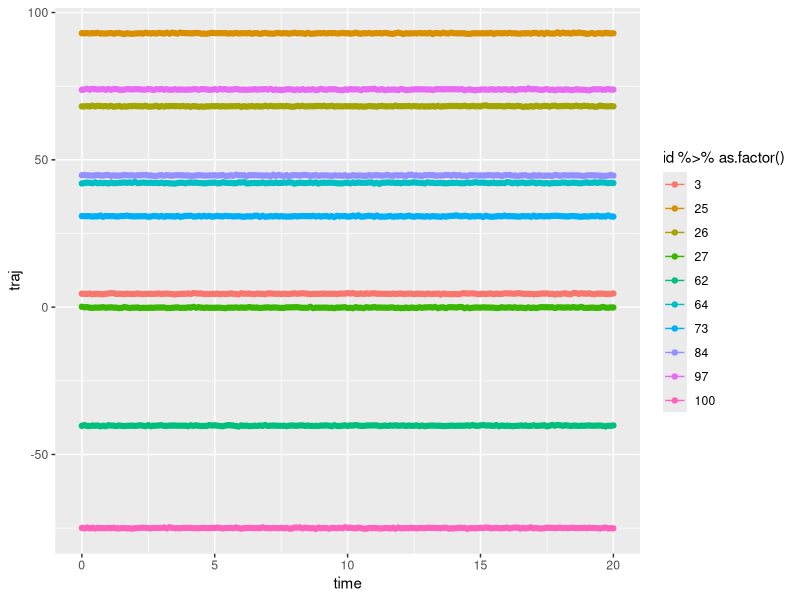
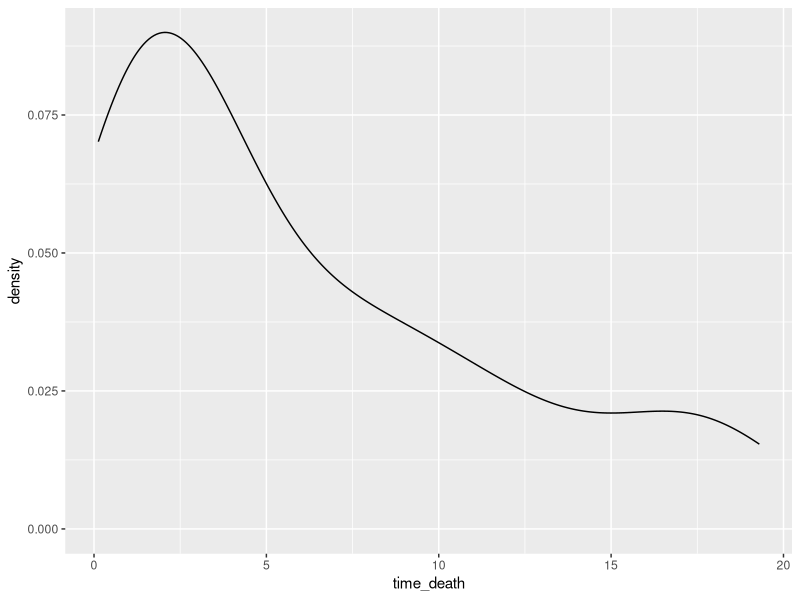
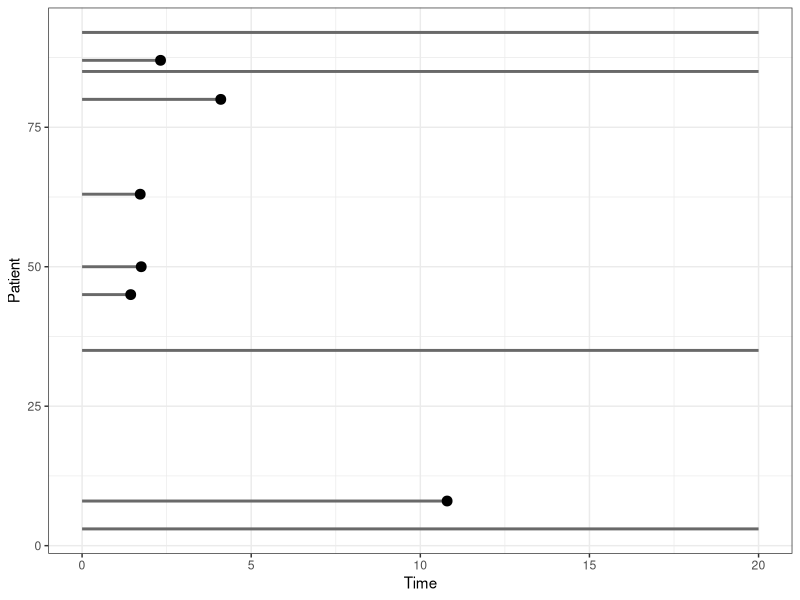
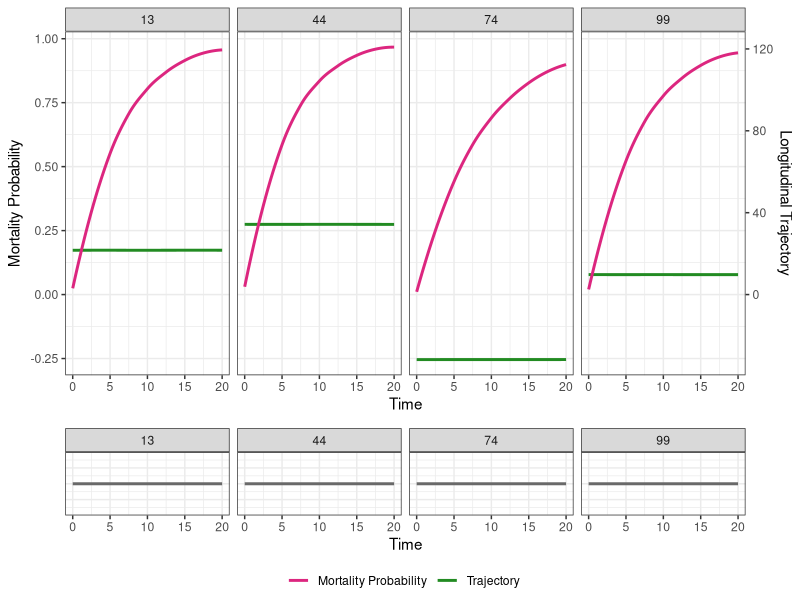
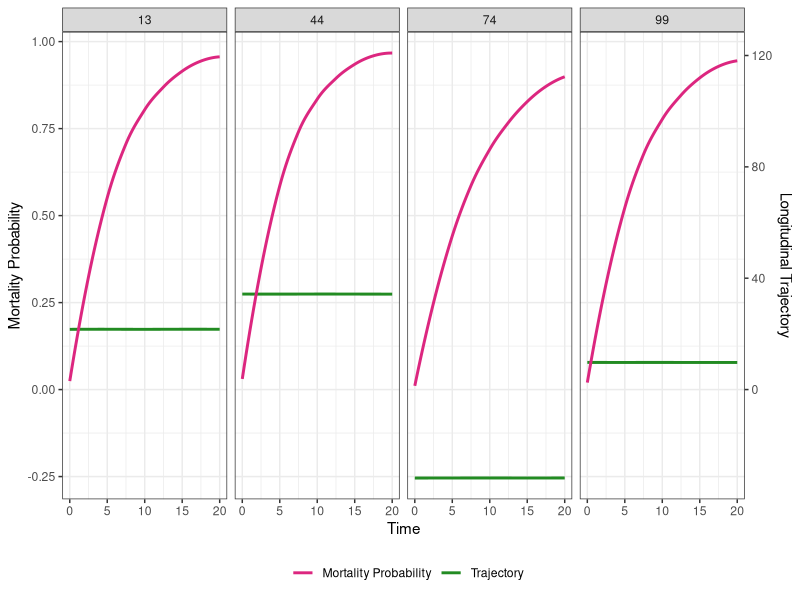
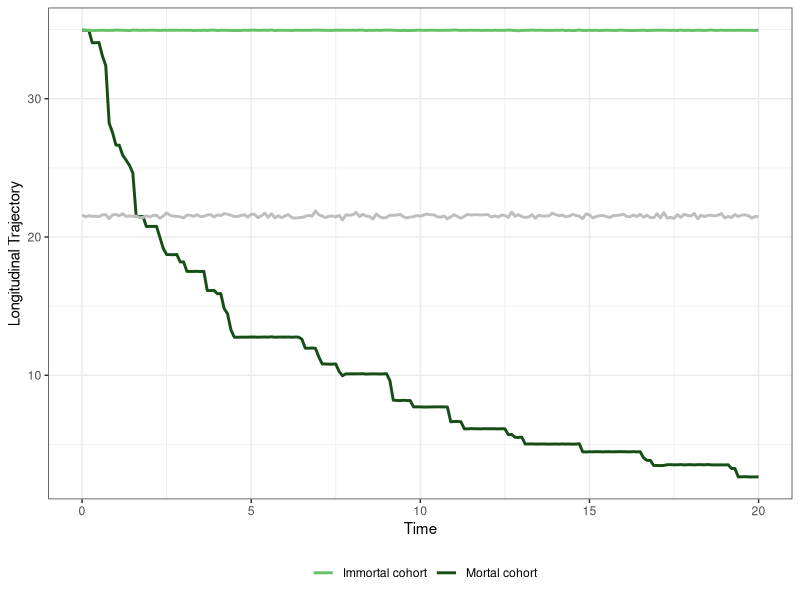
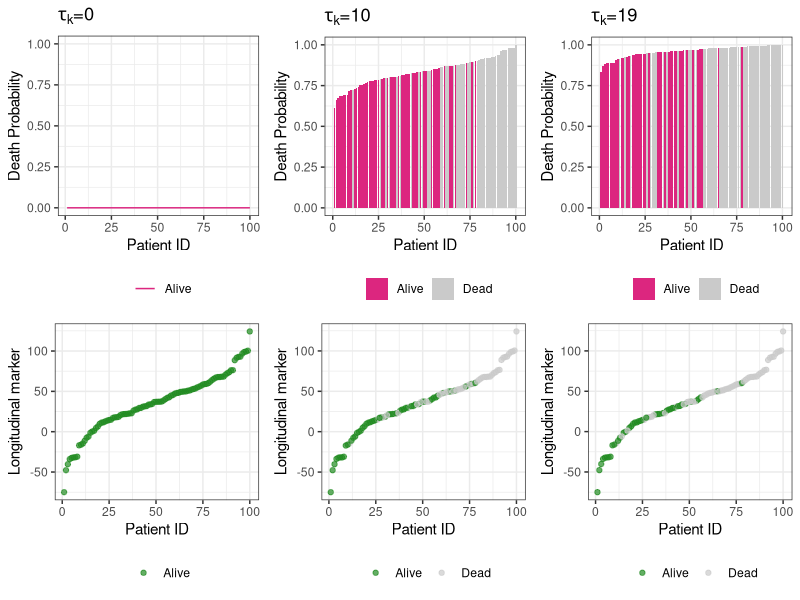
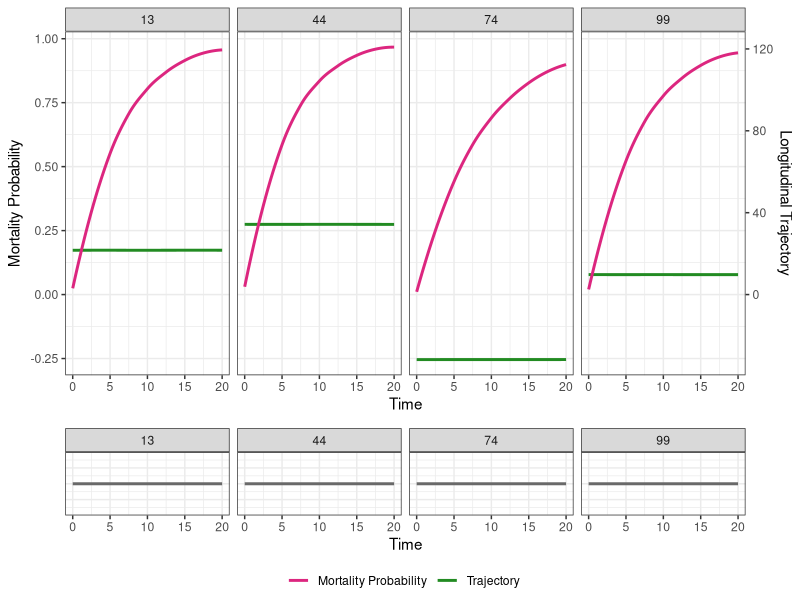

These figures' R source, in order: (Note: this script raises an error after producing the figures.)
####### DISCRETE TIME LONGITUDINAL TRAJECTORY MODEL #######

# Library -----------------------------------------------------------------
library(ggplot2)
library(tidyverse)
library(rlist)
library(ggpubr)

# discrete time partition
truncation_time <- 20
granularity <- 10

# sample size
n <- 100

# simulation time period
time_sequence <- seq(0, truncation_time, by = 0.1)


set.seed(1234)


# Functions ---------------------------------------------------------------
mean_trend <- function(t) {
  t * 0.2
}

expit <- function(mu) {
  exp(mu) / (1 + exp(mu))
}

long_traj <- function(x, t, beta, n, has_trend = 0) {
  rnorm(n = n,
        mean = has_trend * mean_trend(t) + x %*% beta,
        sd = 0.1)
}

# Data Simulation ---------------------------------------------------------
time_partition <- seq(1, truncation_time,
                      by = granularity)

# baseline covariates
X <- matrix(c(rep(1, n),
              rnorm(n, mean = 0, sd = 1),
              rnorm(n, mean = 0, sd = 1)),

            nrow = n, ncol = 3, byrow = FALSE)

# Simulation longitudinal trajectory
beta_traj <- c(30, -25, 25)

traj <- list()
j <- 1
for (t in time_sequence) {
  traj[[j]] <- data.frame(id = seq(1, n),
                          time = time_sequence[j],
                          traj = long_traj(X, t, beta_traj, n = n))

  j <- j + 1
}

traj_df <- list.rbind(traj)

ggplot(data = traj_df %>% filter(id %in% sample(seq(1, n), 10)),
       aes(x = time,
           y = traj,
           group = id,
           color = id %>% as.factor())) +
  geom_point() +
  geom_line()



# Simulation event time for death
# Exponential distribution
# global parameters
# beta_death <- c(25, 15, -11, 25)

beta_death <- c(-5.5, 0.2, -0.2, 2)

# local parameters for each time partition subset
# loc_beta <- runif(n = length(time_sequence),
#                   min = -2, max = 2)
loc_beta <- runif(n = length(time_sequence),
                      min = -0.5, max = 0.5)

# data_death <- data.frame(id = seq(1, n),
#                          time = rep(NA, n))
data_death <- data.frame(id = seq(1, n),
                         dead = rep(0, n),
                         time = rep(NA, n))

for (j in seq(1, length(time_sequence) - 1)) {
  long_X <- (traj[[j]]$traj - mean(traj[[j]]$traj)) / sd(traj[[j]]$traj)
  x <- cbind(X, long_X)

  delta_death <- rbinom(n = n, size = 1,
                        prob = expit(x %*% beta_death + loc_beta[j] * long_X))

  # time of death uniformly over time partition interval
  time_death_delta <- runif(n = n,
                            min = time_sequence[j],
                            max = time_sequence[j+1])

  # time_death_delta <-  time_sequence[j] + rexp(n = n,
  #                                              rate = 1 / abs(x %*% beta_death + loc_beta[j] * long_X))

  data_death <- data_death %>%
    mutate(dead = delta_death) %>%
    mutate(time = case_when(is.na(time) & (delta_death == 1) ~ time_death_delta,
                            !is.na(time) ~ time,
                            .default = NA))

    # mutate(prelim_time = time_death_delta) %>%
    # mutate(time = case_when(is.na(time) & (prelim_time <= time_sequence[j + 1]) ~ prelim_time,
    #                         !is.na(time) ~ time,
    #                      .default = NA))
}

data_death <- data_death %>%
  dplyr::select(id, time) %>%
  mutate(time = ifelse(is.na(time), truncation_time + 1, time)) %>%
  group_by(id) %>%
  mutate(time_death = min(time, truncation_time),
         delta_death = time <= truncation_time)


data_death$delta_death %>% table()
data_death$time_death %>% range()

ggplot(data = data_death %>% filter(delta_death == 1),
       aes(x = time_death)) +
  geom_density()


# cumulative hazard
cum_haz <- 0
cum_prob_survival <- 1

# trajectory up to death
traj_death <- list()

# probability
P <- list()
P[[1]] <- data.frame(id = seq(1, n),
                     time = time_sequence[1],
                     delta_death = 0,
                     surv_prob = 1)

# landmarking style
for (j in seq(1, length(time_sequence) - 1)) {
#
#   # longitudinal value at landmarking time point
#   traj_death[[j]] <-  traj[[j]] %>%
#     mutate(traj_trunc = ifelse(data_death$time_death >= time_sequence[j], traj, NA),
#            delta_death = ifelse(data_death$time_death > time_sequence[j], 0, 1))

  # Design matrix
  long_X <- (traj[[j]]$traj - mean(traj[[j]]$traj)) / sd(traj[[j]]$traj)
  x <- cbind(X, long_X)

  # probability for death
  prob_death <- 1 - exp(-(1 / abs(x %*% beta_death + loc_beta[j] * long_X)) %*% (time_sequence[t + 1] - time_sequence[t]))

  cum_prob_survival <- cum_prob_survival * (1 - prob_death)


  P[[j + 1]] <- data.frame(id = seq(1, n),
                       time = time_sequence[j + 1],
                       delta_death = ifelse(data_death$time_death > time_sequence[j], 0, 1),
                       surv_prob = cum_prob_survival)
}

# format to data frame
P_df <- list.rbind(P)

res_df <- inner_join(traj_df,
                     P_df,
                     by = c("id", "time"))


# Occurrence --------------------------------------------------------------
# Create a plot with vertical lines and points
ggplot(data_death[sample(seq(1, n), 10), ],
       aes(x = time,
           y = id)) +
  geom_segment(aes(x = 0,
                   xend = pmin(time, truncation_time),
                   y = id,
                   yend = id),
               color = "#696969", size = 1) +
  geom_point(size = 3) +
  xlim(c(0, truncation_time)) +
  labs(x = "Time",
       y = "Patient",
       color = "") +
  theme_bw() +
  theme(legend.position = "bottom")


# Visualize trajectory and mortality --------------------------------------
# identify good example patients
P_df %>%
  group_by(id) %>%
  summarize(min(surv_prob %>% na.omit()))
P_df %>% filter(delta_death == 1)
P_df %>% filter(delta_death == 0 & time == truncation_time)


example_ind <- c(13, 74, 44, 99)

# scaling for visualization
scale_factor <- traj_df$traj %>%
  na.omit() %>%
  max() %>%
  ceiling()

g1 <- ggplot() +
  geom_smooth(data = traj_df %>%
                filter(id %in% example_ind) %>%
                na.omit(),
              aes(x = time,
                  y = traj / scale_factor,
                  color = "Trajectory"),
              se = F) +
  geom_smooth(data = P_df %>%
                filter(id %in% example_ind),
              aes(x = time,
                  y = 1 - surv_prob,
                  color = "Mortality Probability"),
              se = F) +
  # geom_vline(data = data_death[example_ind, ],
  #            mapping = aes(xintercept = ifelse(time <= truncation_time, time, NA)),
  #            color = "black",
  #            size = 1, linetype = "dashed") +
  scale_y_continuous(
    name = "Mortality Probability",
    sec.axis = sec_axis(~ . * scale_factor, name = "Longitudinal Trajectory"),
    # limits = c(0, 1)
  ) +
  scale_color_manual(values = c("Trajectory" = "forestgreen",
                                "Mortality Probability" = "#DC267F")) +
  labs(x = "Time",
       y = "Patient",
       color = "") +
  theme_bw() +
  theme(legend.position = "bottom") +
  facet_grid(~ id)


g2 <- ggplot(data_death[example_ind, ],
             aes(x = time,
                 y = 1)) +
  geom_segment(aes(x = 0,
                   xend = pmin(time, truncation_time),
                   y = 1,
                   yend = 1),
               color = "#696969", size = 1) +
  geom_point(size = 3) +
  xlim(c(0, truncation_time)) +
  labs(y = "",
       x = "Time") +
  theme_bw() +
  theme(legend.position = "bottom",
        axis.text.y = element_blank(),  # Remove y-axis text
        axis.ticks.y = element_blank(),  # Remove y-axis ticks
        axis.title.y = element_blank(),   # Remove y-axis title
        axis.title.y.right = element_blank() # Remove secondary y-axis title
  ) +
  facet_grid(~ id)


ggarrange(g1, g2,
          ncol = 1, nrow = 2,
          common.legend = TRUE,
          legend = "bottom",
          heights = c(3, 1),
          align = "v")

ggsave("Grant/joint_traj.pdf",
       height = 10, width = 20, unit = "cm")

g1
ggsave("Grant/joint_traj_only.pdf",
       height = 10, width = 20, unit = "cm")


# Population average for mortal and immortal cohort -----------------------

res_df %>%
  filter(time == 0) %>%
  summarize(traj = mean(traj),
            traj_delta = mean(traj * (1 - delta_death)))

res_df %>%
  filter(time == 0 & traj > 20 & traj < 30)


traj_mortal_immortal <- res_df %>%
  group_by(time) %>%
  summarize(mean_mortal = mean(traj * (1 - delta_death)),
            mean_immortal = mean(traj))

g_mean <- ggplot(data = traj_mortal_immortal) +
  geom_line(aes(x = time,
                y = mean_mortal,
                color = "Mortal cohort"),
            linewidth = 1) +
  geom_line(aes(x = time,
                y = mean_immortal,
                color = "Immortal cohort"),
            linewidth = 1) +
  geom_line(data = res_df %>%
              filter(id == 6),
            aes(x = time,
            y = traj),
            color = "gray",
            linewidth = 1) +
  theme_bw() +
  theme(legend.position = "bottom") +
  labs(y = "Longitudinal Trajectory",
       x = "Time",
       color = "") +
  scale_color_manual(values = c("Immortal cohort" = "#66C266",
                                "Mortal cohort" = "#154F15"))

g_mean


# Heterogeneity -----------------------------------------------------------
# according to PIPER-ICD grant

# order according to longitudinal marker at time 0
ordering_t0 <- res_df %>%
  filter(time == 0) %>%
  pull(traj) %>%
  rank()

res_df <- res_df %>%
  group_by(time) %>%
  mutate(id_ordered = ordering_t0)

# at time point 0
res_t0 <- res_df %>%
  filter(time == 0) %>%
  mutate(plot_color = as.character(delta_death))

# at time point 10
res_t1 <- res_df %>%
  filter(time == 10) %>%
  mutate(plot_color = as.character(delta_death))

# at time point 20
res_t2 <- res_df %>%
  filter(time == 19) %>%
  mutate(plot_color = as.character(delta_death))

# time 0
g_t0_mortality <- ggplot() +
  geom_line(data = res_t0,
           aes(x = id_ordered,
               y = 1 - surv_prob,
               color = plot_color)) +
  scale_color_manual(values = c("0" = "#DC267F",
                                "1" = "#CACACA"),
                     labels = c("0" = "Alive",
                                "1" = "Dead")) +
  labs(x = "Patient ID", y = "Death Probability",
       color = "", fill = "",
       title = expression(tau[k] *"=0")) +
  theme_bw() +
  theme(legend.position = "bottom") +
  ylim(c(0, 1))

g_t0_marker <- ggplot() +
  geom_point(data = res_t0,
            aes(x = id_ordered,
                y = traj,
                color = plot_color),
            alpha = 0.7) +
  scale_color_manual(values = c("0" = "forestgreen",
                                "1" = "#CACACA"),
                     labels = c("0" = "Alive",
                                "1" = "Dead")) +
  labs(x = "Patient ID", y = "Longitudinal marker",
       color = "", fill = ""
       ) +
  theme_bw() +
  theme(legend.position = "bottom")

# time 10
g_t1_mortality <- ggplot() +
  geom_col(data = res_t1,
            aes(x = id_ordered,
                y = 1 - surv_prob,
                fill = plot_color)) +
  scale_fill_manual(values = c("0" = "#DC267F",
                                "1" = "#CACACA"),
                     labels = c("0" = "Alive",
                                "1" = "Dead")) +
  labs(x = "Patient ID", y = "Death Probability",
       color = "", fill = "",
       title = expression(tau[k] *"=10")) +
  theme_bw() +
  theme(legend.position = "bottom")

g_t1_marker <- ggplot() +
  geom_point(data = res_t1,
             aes(x = id_ordered,
                 y = traj,
                 color = plot_color),
             alpha = 0.7) +
  scale_color_manual(values = c("0" = "forestgreen",
                                "1" = "#CACACA"),
                     labels = c("0" = "Alive",
                                "1" = "Dead")) +
  labs(x = "Patient ID", y = "Longitudinal marker",
       color = "", fill = ""
       ) +
  theme_bw() +
  theme(legend.position = "bottom")


# time 19
g_t2_mortality <- ggplot() +
  geom_col(data = res_t2,
            aes(x = id_ordered,
                y = 1 - surv_prob,
                fill = plot_color)) +
  scale_fill_manual(values = c("0" = "#DC267F",
                                "1" = "#CACACA"),
                     labels = c("0" = "Alive",
                                "1" = "Dead")) +
  labs(x = "Patient ID", y = "Death Probability",
       color = "", fill = "",
       title = expression(tau[k] *"=19")) +
  theme_bw() +
  theme(legend.position = "bottom")

g_t2_marker <- ggplot() +
  geom_point(data = res_t2,
             aes(x = id_ordered,
                 y = traj,
                 color = plot_color),
             alpha = 0.7) +
  scale_color_manual(values = c("0" = "forestgreen",
                                "1" = "#CACACA"),
                     labels = c("0" = "Alive",
                                "1" = "Dead")) +
  labs(x = "Patient ID", y = "Longitudinal marker",
       color = "", fill = ""
       ) +
  theme_bw() +
  theme(legend.position = "bottom")



g <- ggarrange(g_t0_mortality,
          g_t1_mortality,
          g_t2_mortality,

          g_t0_marker,
          g_t1_marker,
          g_t2_marker,
          ncol = 3, nrow = 2,
          heights = c(1, 0.9))

g



# Save --------------------------------------------------------------------
ggsave(plot = g,
       filename = "Grant/joint_traj_at_landmark_times_no_mean.pdf",
       height = 13,
       width = 18,
       unit = "cm")

ggsave(filename = "Grant/mean_traj.pdf",
       plot = g_mean,
       height = 7,
       width = 10, unit = "cm")

ggarrange(g_time,
          g_mean + labs(title = "Population averaged"),
          # align = "h",
          ncol = 2,
          widths = c(3, 1))
ggsave("Grant/joint_traj_at_landmark_times.pdf",
       height = 10,
       width = 30,
       unit = "cm")
